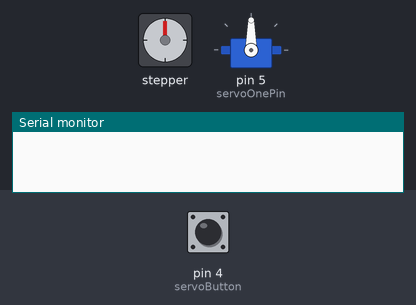
The sketch below on a simulated Arduino Uno, built with avr-gcc and run on an emulated ATmega328P. Parts: stepper motor, servo, the last lines printed to the serial monitor. Wiring (inferred from the names in the program): stepper motor (2048 steps per turn assumed): coils pin 8, pin 9, pin 10, pin 11. The test bench sets the inputs (shaded band); at power-on: pin 4 (servoButton) LOW.

Above: at 1.2 s.
1.3 s: pin 4 (servoButton) pulled HIGH for 0.15 s
At 2.6 s:
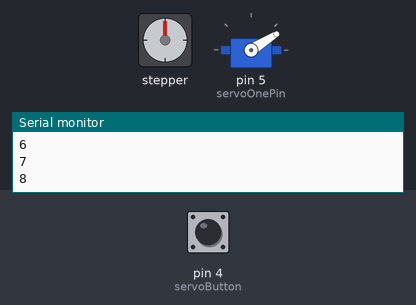
2.9 s: pin 4 (servoButton) pulled HIGH for 1 s
At 4.9 s:
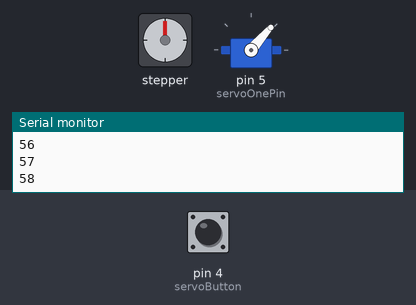
5.9 s: pin 4 (servoButton) pulled HIGH for 3.2 s
At 10.2 s:
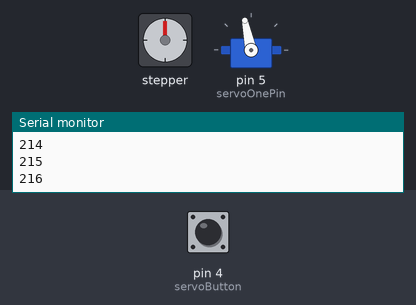
10.6 s: pin 4 (servoButton) pulled HIGH for 3.2 s
At 14.5 s:
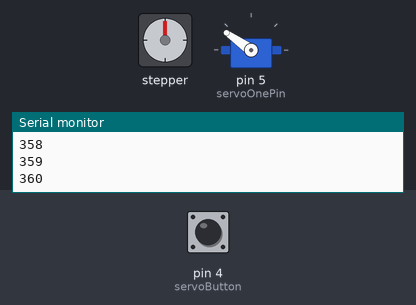
Timing chart, 0 to 16.0 s (numbered marks = the images above; inputs shaded):
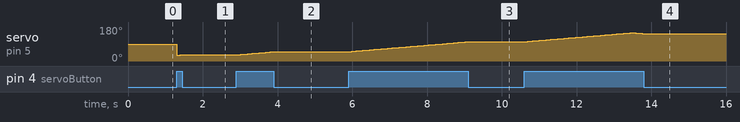

Measured:
- after the input at 1.3 s, servo on pin 5 (servoOnePin): 90° → 31° at once, → 32° 0.10 s later
- after the input at 2.9 s, servo on pin 5 (servoOnePin): moves from 32° to 49° over 0.97 s, starting at once
- after the input at 5.9 s, servo on pin 5 (servoOnePin): moves from 49° to 102° over 3.2 s, starting at once
- after the input at 10.6 s, servo on pin 5 (servoOnePin): rises from 102° to 150° in 2.9 s, then falls to 145° in 0.26 s

The sketch:

Laser_and_Obstacle.ino
```cpp
#include <Servo.h>

// This program includes movement of the laser (servo) and rotation of a mirror piece (stepper motor)

// Servo (laser)
Servo servoOne;
int servoOnePin = 5;
int servoButton = 4;
int pos = 0;
int servoOneValue = 0;
int servoValueMax = 360;
int clockwise = 0;

// Stepper (mirror)
int button = 2;
int blue = 8; //(IN 1)
int pink = 9; //(IN 2)
int yellow = 10; //(IN 3)
int orange = 11; //(IN 4)
int currentStep = 0;

void setup() {
  // Servo
  pinMode(servoButton, INPUT);

  // Stepper
  pinMode(button, INPUT);
  pinMode(blue, OUTPUT);
  pinMode(pink, OUTPUT);
  pinMode(yellow, OUTPUT);
  pinMode(orange, OUTPUT);
  digitalWrite(blue, LOW);
  digitalWrite(pink, LOW);
  digitalWrite(yellow, LOW);
  digitalWrite(orange, LOW);
  Serial.begin(9600);
  servoOne.attach(servoOnePin);
}

void loop() {
  // Button-controlled
  while(digitalRead(servoButton) == 1 && pos < 360) {
    pos++;
    servoOne.write(map(pos,0,360,30,150));
    Serial.println(pos);
    delay(20);
  }
  while(digitalRead(servoButton) == 1 && pos > 0) {
    pos--;
    servoOne.write(map(pos,0,360,30,150));
    delay(20);
  }

  // Stepper
  if (digitalRead(button == 1)) {
    switch (currentStep) {
      case 0:
        digitalWrite(blue, HIGH);
        digitalWrite(pink, LOW);
        digitalWrite(yellow, LOW);
        digitalWrite(orange, LOW);
        break;

      case 1:
        digitalWrite(blue, LOW);
        digitalWrite(pink, HIGH);
        digitalWrite(yellow, LOW);
        digitalWrite(orange, LOW);
        break;

      case 2:
        digitalWrite(blue, LOW);
        digitalWrite(pink, LOW);
        digitalWrite(yellow, HIGH);
        digitalWrite(orange, LOW);
        break;

      case 3:
        digitalWrite(blue, LOW);
        digitalWrite(pink, LOW);
        digitalWrite(yellow, LOW);
        digitalWrite(orange, HIGH);
        break;
    }

    currentStep = (++currentStep < 4) ? currentStep : 0;
    delay(0);
  } else {
      digitalWrite(blue, LOW);
      digitalWrite(pink, LOW);
      digitalWrite(yellow, LOW);
      digitalWrite(orange, LOW);
  }
}
```
